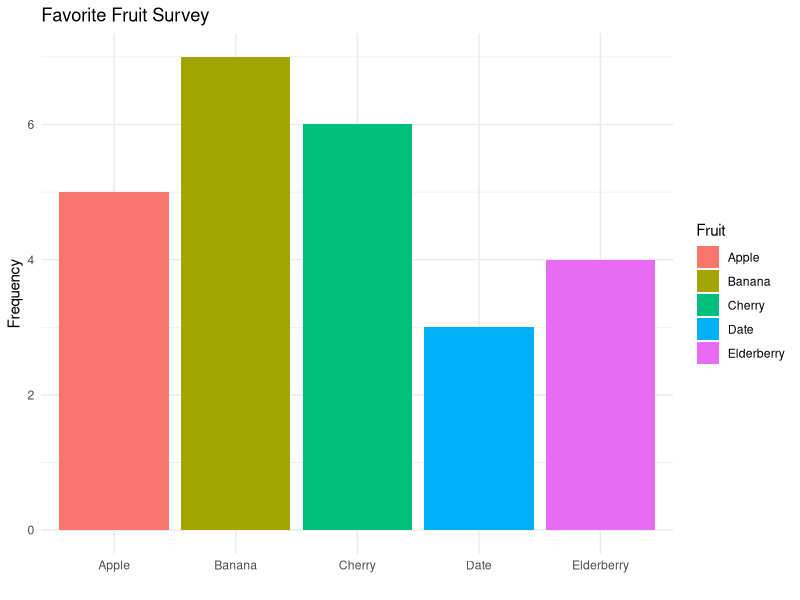
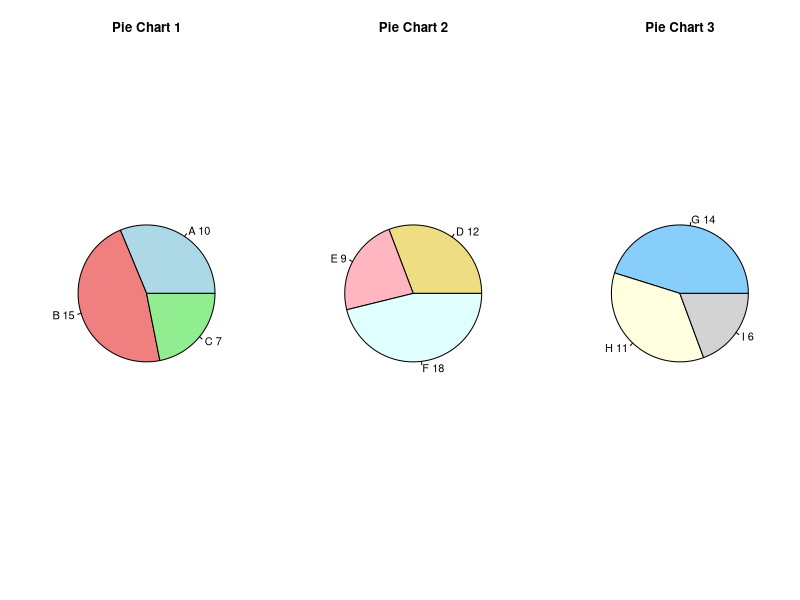
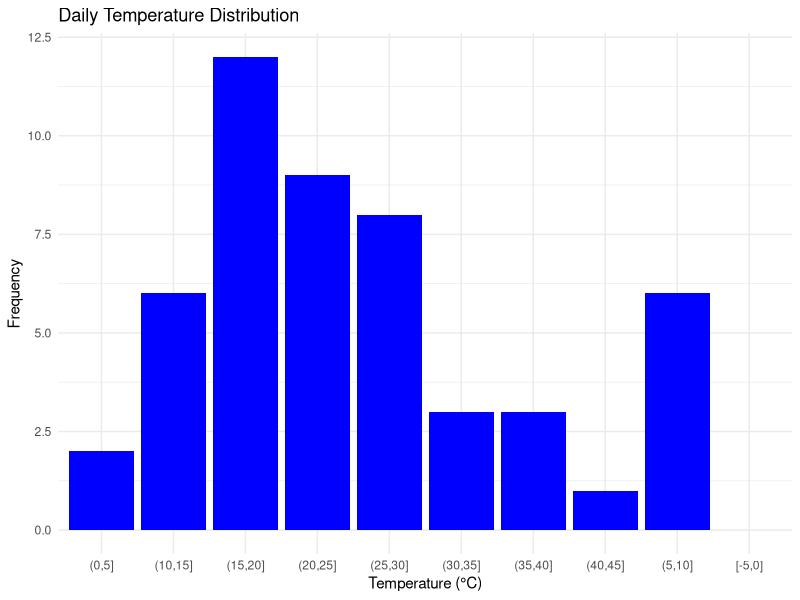
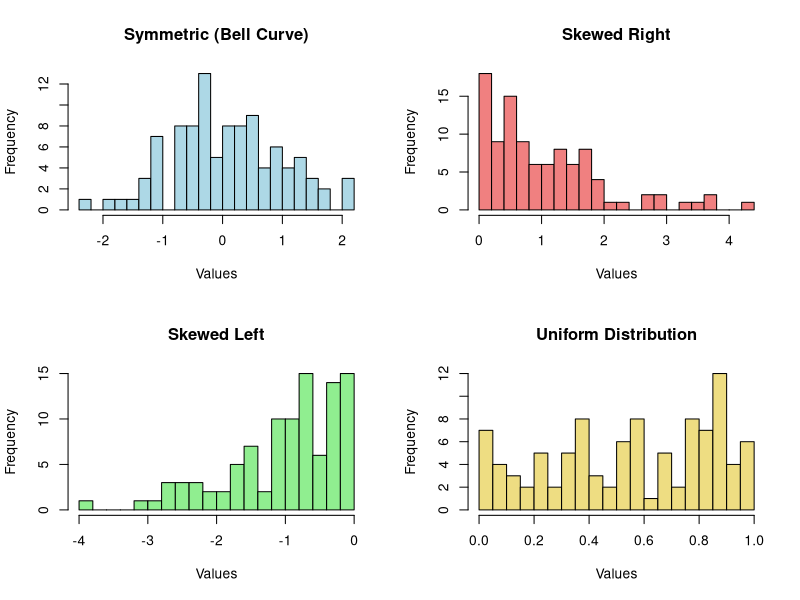
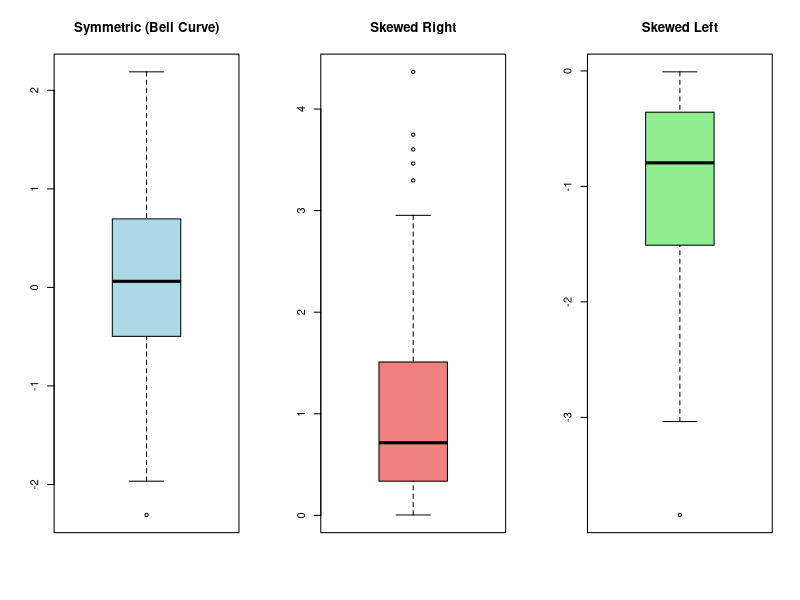

R code for these plots, in order:
## ---- chunk 1
knitr::opts_chunk$set(echo = FALSE, comment = NA, warning = FALSE, message = FALSE)
library(ggplot2)
library(kableExtra)  # For better HTML table visuals
library(patchwork)

## ---- chunk 2
fruit_data <- data.frame(
  Fruit = c("Apple", "Banana", "Cherry", "Date", "Elderberry"),
  Frequency = c(5, 7, 6, 3, 4)
)

# Adding a column for relative frequency
fruit_data$RelativeFrequency <- fruit_data$Frequency / sum(fruit_data$Frequency)

# Displaying the frequency table with relative frequency
fruit_data %>%
  kable(format = "html", table.attr = "style='width:100%;'", align = 'c') %>%
  kable_styling(full_width = FALSE, bootstrap_options = c("striped", "hover", "condensed")) %>%
  row_spec(0, bold = TRUE, color = "white", background = "#7C0A02")


# Creating a ggplot bar chart for frequency
ggplot(fruit_data, aes(x=Fruit, y=Frequency, fill=Fruit)) +
  geom_bar(stat="identity") +
  theme_minimal() +
  labs(title="Favorite Fruit Survey", y="Frequency", x="")
## ---- chunk 3
# Setting up the plotting area for 1x3 pie charts
par(mfrow = c(1, 3))


# Pie Chart 1: Category A, B, C
data_pie1 <- c(A = 10, B = 15, C = 7)
labels_pie1 <- paste(names(data_pie1), data_pie1)
pie(data_pie1, labels = labels_pie1, main = "Pie Chart 1", col = c("lightblue", "lightcoral", "lightgreen"))

# Pie Chart 2: Category D, E, F
data_pie2 <- c(D = 12, E = 9, F = 18)
labels_pie2 <- paste(names(data_pie2), data_pie2)
pie(data_pie2, labels = labels_pie2, main = "Pie Chart 2", col = c("lightgoldenrod", "lightpink", "lightcyan"))

# Pie Chart 3: Category G, H, I
data_pie3 <- c(G = 14, H = 11, I = 6)
labels_pie3 <- paste(names(data_pie3), data_pie3)
pie(data_pie3, labels = labels_pie3, main = "Pie Chart 3", col = c("lightskyblue", "lightyellow", "lightgray"))

# Combine data into a data frame for the table
data_combined_pie <- data.frame(
  Category = c("A", "B", "C", "D", "E", "F", "G", "H", "I"),
  `Pie Chart 1` = c(10, 15, 7, NA, NA, NA, NA, NA, NA),
  `Pie Chart 2` = c(NA, NA, NA, 12, 9, 18, NA, NA, NA),
  `Pie Chart 3` = c(NA, NA, NA, NA, NA, NA, 14, 11, 6)
)

# Print the data as an HTML table
kable(data_combined_pie, format = "html", table.attr = "style='width:100%;'", align = 'c')
## ---- chunk 4
set.seed(123)  # For reproducibility
temperature_data <- rnorm(50, mean = 20, sd = 10)  # Simulated daily temperatures

# Define the breaks with a buffer on both ends
range_buffer <- range(temperature_data) + c(-1, 1)  # Adding/subtracting 1 to ensure full coverage
breaks <- seq(from = floor(range_buffer[1]), to = ceiling(range_buffer[2]), by = 5)

# Check if breaks adequately cover the range of the data
if (min(temperature_data) < min(breaks) || max(temperature_data) > max(breaks)) {
    # Adjust breaks if they do not cover all data
    breaks <- pretty(range(c(min(temperature_data), breaks, max(temperature_data))), n = length(breaks))
}

# Create a histogram object to capture frequency per bin
hist_info <- hist(temperature_data, breaks = breaks, plot = FALSE)

# Ensuring all bins are counted, including those with zero counts
bin_counts <- table(cut(temperature_data, breaks = breaks, include.lowest = TRUE))

# Creating a data frame for the intervals and their frequencies
temperature_table <- data.frame(
  Interval = names(bin_counts),
  Frequency = as.integer(bin_counts),
  RelativeFrequency = as.integer(bin_counts) / sum(bin_counts)
)

# Display the grouped frequency table
temperature_table %>%
  kable(format = "html", table.attr = "style='width:100%;'", align = 'c') %>%
  kable_styling(full_width = FALSE, bootstrap_options = c("striped", "hover", "condensed")) %>%
  row_spec(0, bold = TRUE, color = "white", background = "#7C0A02")

# Plotting the histogram with grouped frequency distribution
ggplot(temperature_table, aes(x = Interval, y = Frequency)) +
  geom_bar(stat = "identity", fill = "blue") +
  theme_minimal() +
  labs(title = "Daily Temperature Distribution", x = "Temperature (°C)", y = "Frequency")


## ---- chunk 5
# Setting up the plotting area for 2x2 plots
par(mfrow = c(2, 2))

# Symmetric Bell Curve (Normal Distribution)
set.seed(123)
data_symmetric <- rnorm(100, mean = 0, sd = 1)
hist(data_symmetric, breaks = 20, main = "Symmetric (Bell Curve)", xlab = "Values", col = "lightblue", border = "black")

# Skewed Right (Positive Skew)
data_skewed_right <- rexp(100, rate = 1)
hist(data_skewed_right, breaks = 20, main = "Skewed Right", xlab = "Values", col = "lightcoral", border = "black")

# Skewed Left (Negative Skew)
data_skewed_left <- -rexp(100, rate = 1)
hist(data_skewed_left, breaks = 20, main = "Skewed Left", xlab = "Values", col = "lightgreen", border = "black")

# Uniform Distribution
data_uniform <- runif(100, min = 0, max = 1)
hist(data_uniform, breaks = 20, main = "Uniform Distribution", xlab = "Values", col = "lightgoldenrod", border = "black")
## ---- chunk 6
# Setting up the plotting area for 1x3 vertical plots
par(mfrow = c(1, 3))

# Symmetric (Normal Distribution)
set.seed(123)
data_symmetric <- rnorm(100, mean = 0, sd = 1)
boxplot(data_symmetric, main = "Symmetric (Bell Curve)", col = "lightblue", vertical = TRUE)

# Skewed Right (Positive Skew)
data_skewed_right <- rexp(100, rate = 1)
boxplot(data_skewed_right, main = "Skewed Right", col = "lightcoral", vertical = TRUE)

# Skewed Left (Negative Skew)
data_skewed_left <- -rexp(100, rate = 1)
boxplot(data_skewed_left, main = "Skewed Left", col = "lightgreen", vertical = TRUE)
